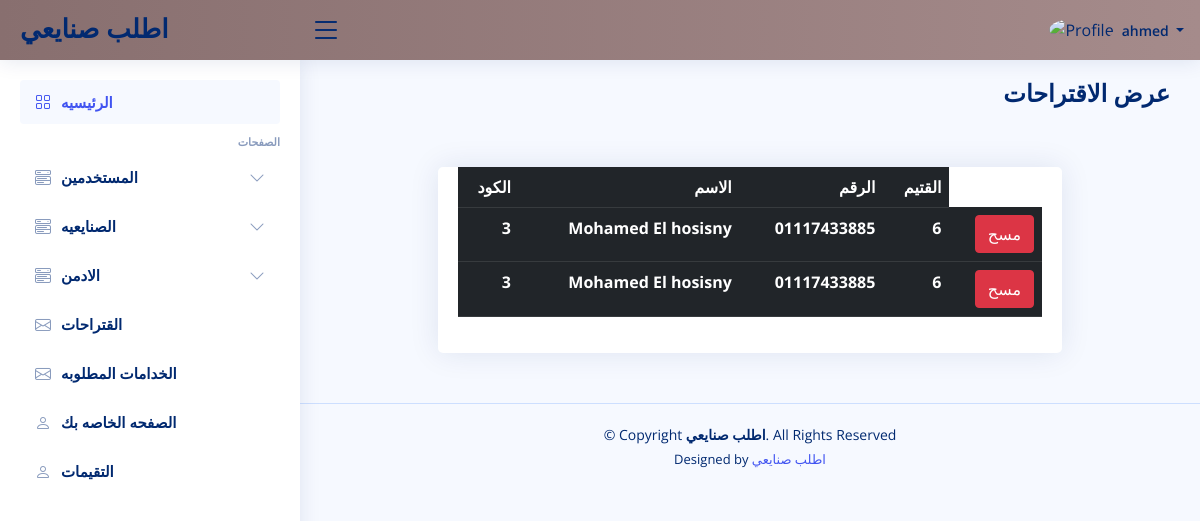
Page /admin/rating/list.php (signed in) on the earlier database version.
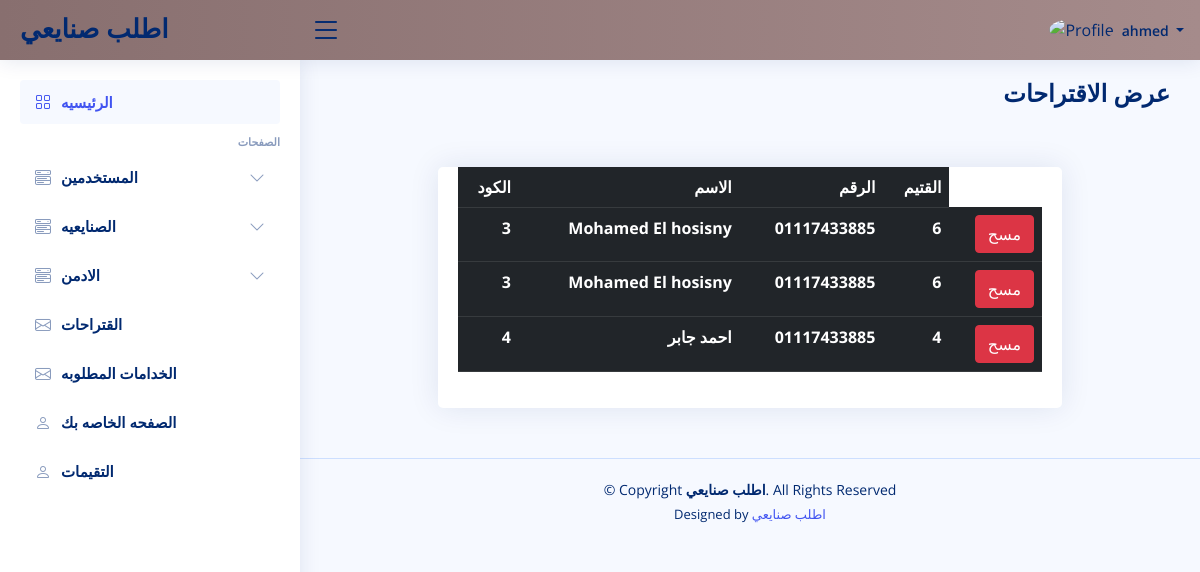
Same page on the later database version.
### tables this page shows
CREATE TABLE `reting` (
  `id` int(11) NOT NULL,
  `userId` int(11) NOT NULL,
  `empId` int(11) NOT NULL,
  `rate` int(11) NOT NULL
);

CREATE TABLE `users` (
  `id` int(11) NOT NULL,
  `name` varchar(20) NOT NULL,
  `email` varchar(66) NOT NULL,
  `password` varchar(23) NOT NULL,
  `address` varchar(333) NOT NULL,
  `phone` varchar(12) NOT NULL
);

### admin/rating/list.php (the view, shortened to what this page needs)
<?php
include '../shared/head.php';
include '../shared/header.php';
include '../shared/aside.php';
include '../sharedFunc/db.php';
$select = "SELECT * FROM `reting` JOIN users ON reting.userId = users.id";
$s = mysqli_query($conn, $select);
?>
<main id="main" class="main">
  <div class="pagetitle">
    <h1>عرض الاقتراحات
    </h1>
  </div>
  <section class="section dashboard">
    <div class="row">
      <div class="container col-9 mt-5 text-center">
        <div class="card">
          <div class="card-body">
            <table class="table table-dark">
              <tr>
                <th>الكود</th>
                <th>الاسم</th>
                <th>الرقم</th>
                <th>القتيم</th>
              </tr>
              <?php foreach ($s as $data) { ?>
                <tr>
                  <th> <?php echo $data['id'] ?> </th>
                  <th> <?php echo $data['name'] ?> </th>
                  <th> <?php echo $data['phone'] ?> </th>
                  <th> <?php echo $data['rate'] ?> </th>
                  <th> <a class="btn btn-danger"  href="/safar/admin/rating/list.php?delete=<?php echo $data['id'] ?>">مسح </a> </th>
                </tr>
              <?php } ?>
            </table>
          </div>
        </div>
      </div>
    </div>
  </section>
</main>
<?php
include '../shared/footer.php';
include '../shared/script.php';
?>

Differences in the rows shown:
added reting: userId "4", userId.name "احمد جابر", userId.phone "01117433885", rate "4"
